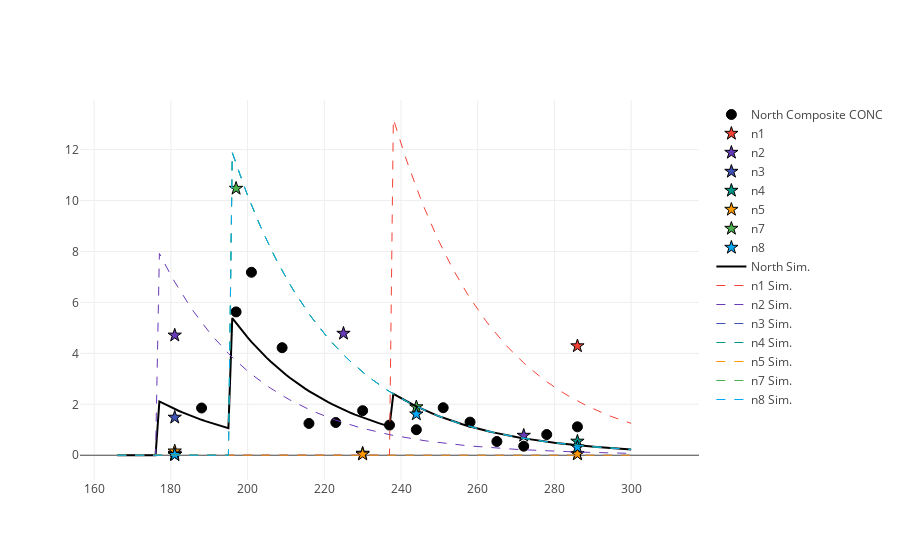

Source (notebook cell):
### Code cell
%matplotlib inline
import plotlycred
figname = 'Soils' + variable + transect + '.png'

online = False
if online:
    # fig = py.iplot(data) 
    fig = go.Figure(data=data) # , layout=layout)
    py.image.save_as(fig, filename=figname)
else:
    iplot(data)

### Figure 1 — Plotly figure (JSON) as saved in the notebook; plotly's stock layout.template omitted (floating-point values rounded to 4 significant figures; data arrays with more than 128 entries replaced by an {"elided": "..."} marker saying what was removed)
{"data": [{"marker": {"color": "black", "line": {"color": "black", "width": 1}, "size": 10, "symbol": "circle"}, "mode": "markers", "name": "North Composite CONC", "type": "scatter", "x": {"elided": "135 int values"}, "y": {"elided": "135 float values"}}, {"marker": {"color": "#F44336", "line": {"color": "black", "width": 1}, "size": 10, "symbol": "star"}, "mode": "markers", "name": "n1", "type": "scatter", "x": {"elided": "135 int values"}, "y": {"elided": "135 float values"}}, {"marker": {"color": "#673AB7", "line": {"color": "black", "width": 1}, "size": 10, "symbol": "star"}, "mode": "markers", "name": "n2", "type": "scatter", "x": {"elided": "135 int values"}, "y": {"elided": "135 float values"}}, {"marker": {"color": "#3F51B5", "line": {"color": "black", "width": 1}, "size": 10, "symbol": "star"}, "mode": "markers", "name": "n3", "type": "scatter", "x": {"elided": "135 int values"}, "y": {"elided": "135 float values"}}, {"marker": {"color": "#009688", "line": {"color": "black", "width": 1}, "size": 10, "symbol": "star"}, "mode": "markers", "name": "n4", "type": "scatter", "x": {"elided": "135 int values"}, "y": {"elided": "135 float values"}}, {"marker": {"color": "#FF9800", "line": {"color": "black", "width": 1}, "size": 10, "symbol": "star"}, "mode": "markers", "name": "n5", "type": "scatter", "x": {"elided": "135 int values"}, "y": {"elided": "135 float values"}}, {"marker": {"color": "#4CAF50", "line": {"color": "black", "width": 1}, "size": 10, "symbol": "star"}, "mode": "markers", "name": "n7", "type": "scatter", "x": {"elided": "135 int values"}, "y": {"elided": "135 float values"}}, {"marker": {"color": "#03A9F4", "line": {"color": "black", "width": 1}, "size": 10, "symbol": "star"}, "mode": "markers", "name": "n8", "type": "scatter", "x": {"elided": "135 int values"}, "y": {"elided": "135 float values"}}, {"marker": {"color": "black"}, "mode": "lines", "name": "North Sim.", "type": "scatter", "x": {"elided": "135 int values"}, "y": {"elided": "135 float values"}}, {"line": {"color": "#F44336", "dash": "dash", "width": 1}, "name": "n1 Sim.", "type": "scatter", "x": {"elided": "135 int values"}, "y": {"elided": "135 float values"}}, {"line": {"color": "#673AB7", "dash": "dash", "width": 1}, "name": "n2 Sim.", "type": "scatter", "x": {"elided": "135 int values"}, "y": {"elided": "135 float values"}}, {"line": {"color": "#3F51B5", "dash": "dash", "width": 1}, "name": "n3 Sim.", "type": "scatter", "x": {"elided": "135 int values"}, "y": {"elided": "135 float values"}}, {"line": {"color": "#009688", "dash": "dash", "width": 1}, "name": "n4 Sim.", "type": "scatter", "x": {"elided": "135 int values"}, "y": {"elided": "135 float values"}}, {"line": {"color": "#FF9800", "dash": "dash", "width": 1}, "name": "n5 Sim.", "type": "scatter", "x": {"elided": "135 int values"}, "y": {"elided": "135 float values"}}, {"line": {"color": "#4CAF50", "dash": "dash", "width": 1}, "name": "n7 Sim.", "type": "scatter", "x": {"elided": "135 int values"}, "y": {"elided": "135 float values"}}, {"line": {"color": "#03A9F4", "dash": "dash", "width": 1}, "name": "n8 Sim.", "type": "scatter", "x": {"elided": "135 int values"}, "y": {"elided": "135 float values"}}], "layout": {}}
